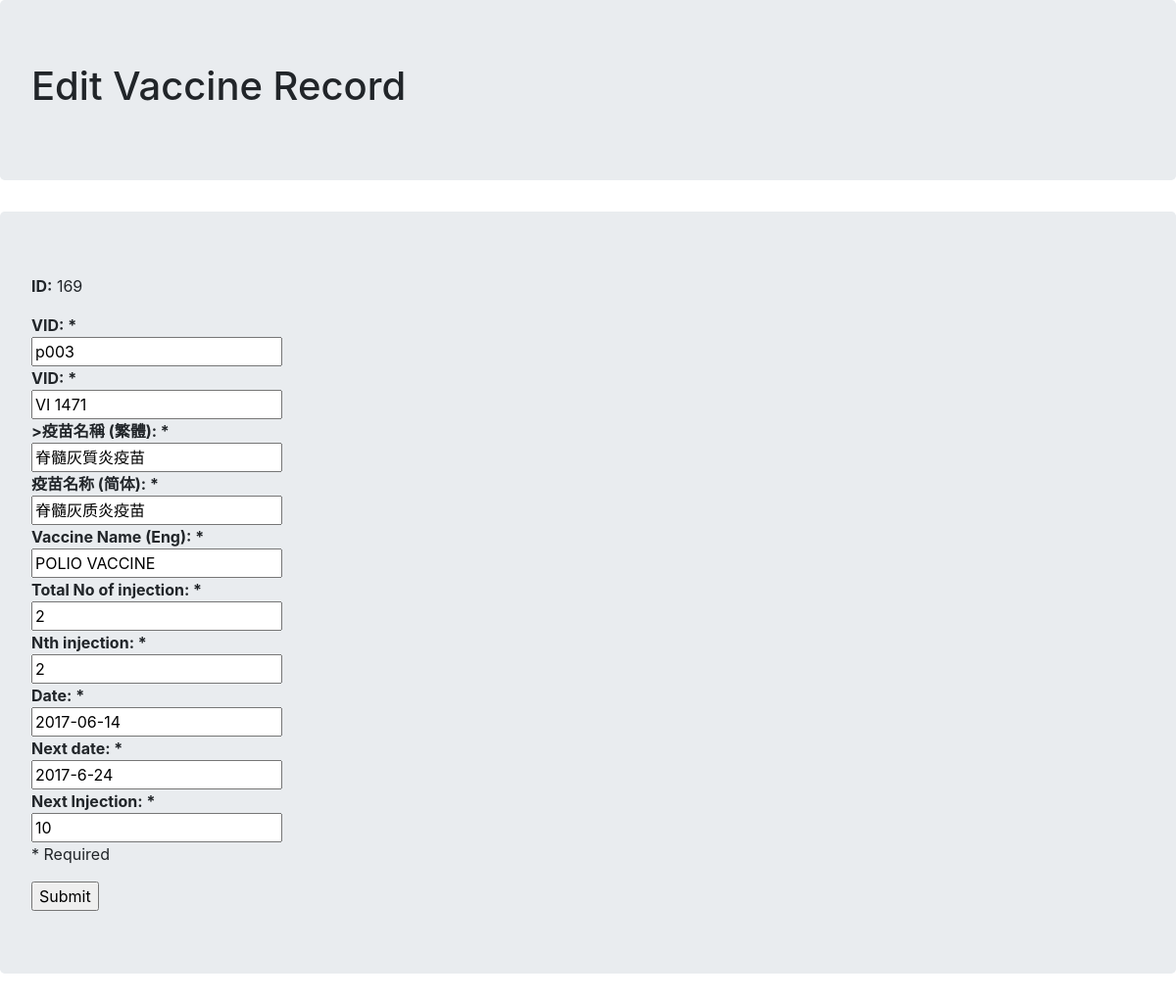
The page /editdisplaypatient.php?id=169 on the database its author committed.
### tables this page shows
CREATE TABLE `patientvaccinedetail` (
  `id` int(100) NOT NULL,
  `patientid` varchar(100) NOT NULL,
  `vaccineid` varchar(100) NOT NULL,
  `vaccinename1` varchar(100) NOT NULL,
  `vaccinename2` varchar(100) NOT NULL,
  `vaccinename3` varchar(100) NOT NULL,
  `totalnoofinjection` varchar(100) NOT NULL,
  `nthinjection` varchar(100) NOT NULL,
  `date` varchar(100) NOT NULL,
  `nextdate` varchar(100) NOT NULL,
  `skip` varchar(100) NOT NULL,
  `language` varchar(100) NOT NULL,
  `traditionalmessage` varchar(100) NOT NULL,
  `simplifiedmessage` varchar(100) NOT NULL,
  `engmessage` varchar(100) NOT NULL,
  `status` varchar(100) DEFAULT NULL,
  `nurse` varchar(50) DEFAULT NULL
);

### editdisplaypatient.php (the view, shortened to what this page needs)
<?php
function renderForm($id, $patientid, $vaccineid,$vaccinename1,$vaccinename2,$vaccinename3,$totalnoofinjection, $nthinjection,$date,$nextdate,$skip, $error){
 ?>
  <!DOCTYPE HTML PUBLIC "-//W3C//DTD HTML 4.01//EN" "http://www.w3.org/TR/html4/strict.dtd">
      <html>
        <head><title>Edit displaytype</title></head>
                <body>
                  <div class="jumbotron">
                    <h1 display-3>Edit Vaccine Record</h1></div>
                      <div class="jumbotron">
                               <form action="" method="post">
                              <div>
                             <p><strong>ID:</strong> <?php echo $id; ?></p>
							  <strong>VID: *</strong> <br><input type="text" name="patientid" value="<?php echo $patientid; ?>"/><br/>
                            <strong>VID: *</strong> <br><input type="text" name="vaccineid" value="<?php echo $vaccineid; ?>"/><br/>
                          <strong>>疫苗名稱 (繁體): *</strong> <br><input type="text" name="vaccinename1" value="<?php echo $vaccinename1; ?>"/><br/>
                          <strong>疫苗名称 (简体): *</strong> <br><input type="text" name="vaccinename2" value="<?php echo $vaccinename2; ?>"/><br/>
                          <strong>Vaccine Name (Eng): *</strong> <br><input type="text" name="vaccinename3" value="<?php echo $vaccinename3; ?>"/><br/>
                         <strong>Total No of injection: *</strong> <br> <input type="text" name="totalnoofinjection" value="<?php echo $totalnoofinjection; ?>"/><br/>
                        <strong>Nth injection: *</strong> <br><input type="text" name="nthinjection" value="<?php echo $nthinjection; ?>"/><br/>
                        <strong> Date: *</strong> <br><input type="text" name="date" value="<?php echo $date ; ?>"/><br/>
                        <strong> Next date: *</strong> <br><input type="text" name="nextdate" value="<?php echo $nextdate ; ?>"/><br/>
                      <strong> Next Injection: *</strong> <br><input type="text" name="skip" value="<?php echo $skip ; ?>"/><br/>
                     <p>* Required</p>
                    <input type="submit" name="submit" value="Submit">
                    </div>
                  </form>
              <link rel="stylesheet" href="https://maxcdn.bootstrapcdn.com/bootstrap/4.0.0-alpha.6/css/bootstrap.min.css">
               </div>
</body>
</html>
<?php
}
if (isset($_POST['submit'])){
if (is_numeric($_POST['id'])){
$id = $_POST['id'];
$patientid = mysql_real_escape_string(htmlspecialchars($_POST['patientid']));
$vaccineid = mysql_real_escape_string(htmlspecialchars($_POST['vaccineid']));
$vaccinename1 = mysql_real_escape_string(htmlspecialchars($_POST['vaccinename1']));
$vaccinename2 = mysql_real_escape_string(htmlspecialchars($_POST['vaccinename2']));
$vaccinename3 = mysql_real_escape_string(htmlspecialchars($_POST['vaccinename3']));
$totalnoofinjection = mysql_real_escape_string(htmlspecialchars($_POST['totalnoofinjection']));
$nthinjection = mysql_real_escape_string(htmlspecialchars($_POST['nthinjection']));
$date = mysql_real_escape_string(htmlspecialchars($_POST['date']));
$nextdate = mysql_real_escape_string(htmlspecialchars($_POST['nextdate']));
$skip = mysql_real_escape_string(htmlspecialchars($_POST['skip']));
if ($vaccineid == '' || $nthinjection == ''|| $skip == ''){
$error = 'ERROR: Please fill in all required fields!';
renderForm($id,$patientid, $vaccineid ,$vaccinename1,$vaccinename2,$vaccinename3,$totalnoofinjection, $nthinjection,$date,$nextdate,$skip, $error);
}
else{
$sql2 = "UPDATE patientvaccinedetail SET patientid='$patientid', vaccineid='$vaccineid',vaccinename1= '$vaccinename1',vaccinename2= '$vaccinename2',vaccinename3= '$vaccinename3', totalnoofinjection='$totalnoofinjection', nthinjection='$nthinjection',date='$date',nextdate='$nextdate',skip='$skip' WHERE id='$id'";
mysql_query($sql2) or die(mysql_error());
header("Location: start.php");
}
}
else
{
echo 'Error!';
}
}
else
{
if (isset($_GET['id']) && is_numeric($_GET['id']) && $_GET['id'] > 0)
{
$id = $_GET['id'];
$result = mysql_query("SELECT * FROM patientvaccinedetail
WHERE id=$id")or die(mysql_error());
$row = mysql_fetch_array($result);
if($row){
$patientid= $row['patientid'];
$vaccineid = $row['vaccineid'];
$vaccinename1 = $row['vaccinename1'];
$vaccinename2 = $row['vaccinename2'];
$vaccinename3 = $row['vaccinename3'];
$totalnoofinjection = $row['totalnoofinjection'];
$nthinjection = $row['nthinjection'];
$date = $row['date'];
$nextdate = $row['nextdate'];
$skip = $row['skip'];
renderForm($id, $patientid, $vaccineid,$vaccinename1,$vaccinename2,$vaccinename3,$totalnoofinjection, $nthinjection,$date,$nextdate,$skip, '');
}
else{
echo "No results!";
}
}
else{
echo 'Error!';
}
}
?>

### rows shown on the page
patientvaccinedetail: patientid "p003", vaccineid "VI 1471", vaccinename1 "脊髓灰質炎疫苗", vaccinename2 "脊髓灰质炎疫苗", vaccinename3 "POLIO VACCINE", totalnoofinjection "2", nthinjection "2", date "2017-06-14", nextdate "2017-6-24", skip "10"

### other values the page prints
$id "169"
